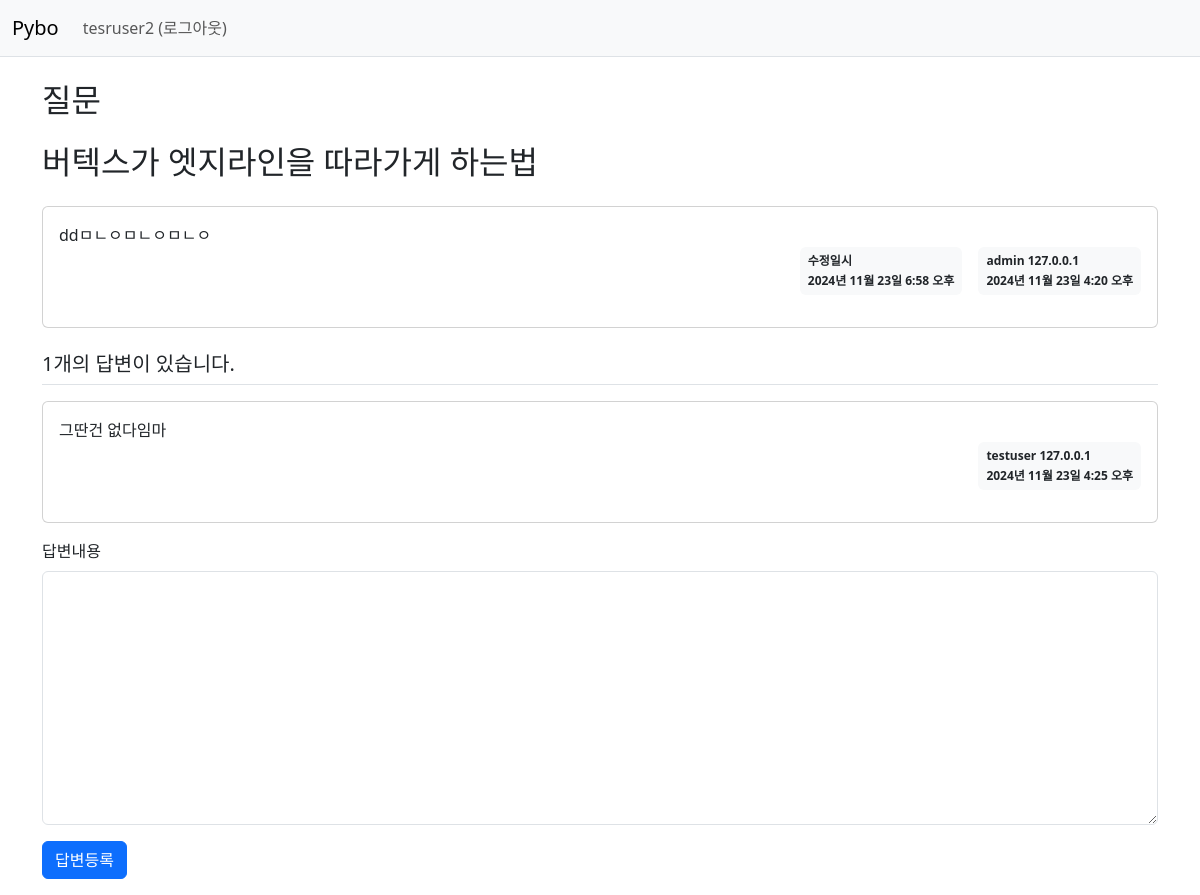
Screenshot of /pybo/308/ (signed in) with the database file from the repository.
### pybo/models.py (models this page shows, shortened)
class Question(models.Model):
    author = models.ForeignKey(User, on_delete=models.CASCADE, default=1)
    subject = models.CharField(max_length=200)
    content = models.TextField()
    ip_address = models.CharField(max_length=20, null=True)
    modify_date = models.DateTimeField(null=True, blank=True)
    create_date = models.DateTimeField()

class Answer(models.Model):
    author = models.ForeignKey(User, on_delete=models.CASCADE, default=1)
    question = models.ForeignKey(Question, on_delete=models.CASCADE)
    content = models.TextField()
    ip_address = models.CharField(max_length=20, null=True)
    modify_date = models.DateTimeField(null=True, blank=True)
    create_date = models.DateTimeField()

### pybo/views/base_views.py (the view)
# urls.py: path('<int:question_id>/', base_views.detail, name='detail'), # detail 함수가 실행됨.
def detail(request, question_id):
    question = Question.objects.get(id=question_id) # 정직하게 오브젝트만 가져옴
    context = {'question' : question}
    if question.ip_address:
        ip_address = question.ip_address.split('.')
        context['ip_address'] = f"{ip_address[0]}.{ip_address[1]}"
    return render(request, 'pybo/question_detail.html', context)

### templates/pybo/question_detail.html (shortened to what this page needs)
{% extends "base.html" %}
{% block content %}
<div class="container my-3">
    <h2 class="border=bottom py-2">질문</h2>
    <h2 class="border=bottom py-2">{{question.subject}} </h2>
    <div class="card my-3">
        <div class='card-body'>
            <div class="card-text" style="white-space: pre-line;">{{question.content}} </div>
            <div class='d-flex justify-content-end'>
                {% if question.modify_date %}
                <div class="badge bg-light text-dark p-2 text-start mx-3">
                    <div class="mb-2">수정일시</div>
                    <div> {{question.modify_date}} </div>
                </div>
                {% endif %}
                <div class='badge bg-light text-dark p-2 text-start'>
                    <div class="mb-2">{{ question.author.username }} {{ question.ip_address }}</div>
                    <div>{{question.create_date}}</div>
                </div>
            </div>
        </div>
    </div>
    <h5 class='border-bottom my-3 py-2'>{{question.answer_set.count}}개의 답변이 있습니다.</h5>
    {% for answer in question.answer_set.all %}
    <div class='card my-3'>
        <div class='card-body'>
            <div class='card-text' style='white-space: pre-line;'>{{answer.content}} </div>
            <div class='d-flex justify-content-end'>
                <div class='badge bg-light text-dark p-2 text-start'>
                    <div class="mb-2">{{ answer.author.username }} {{ answer.ip_address }}</div>
                    <div>{{answer.create_date}}</div>
                </div>
            </div>
        </div>
    </div>
    {% endfor %}
    <form action="{% url 'pybo:answer_create' question_id=question.id %}", method='post', class='my-3'>
        <div class='mb-3'>
            <label for='content' class='form-label'>답변내용</label>
            <textarea {% if not user.is_authenticated %}disabled{% endif %}
            name='content' id='content' class='form-control' rows='10'></textarea>
        </div>
        <input type="submit" value='답변등록' class='btn btn-primary'>
    </form>
</div>
{% endblock %}

### templates/navbar.html (shortened to what this page needs)
<nav class='navbar navbar-expand-lg navbar-light bg-light border-bottom'>
    <div class='container-fluid'>
        <a class='navbar-brand' href="{% url 'pybo:index' %}">Pybo</a>
        <div class="collapse navbar-collapse" id="navbarSupportedContent">
            <ul class='navbar-nav me-auto mb-2 mb-lg-0'>
                <li class='nav-item'>
                    {% if user.is_authenticated %}
                    <a class="nav-link" href="{% url "common:logout" %}">{{ user.username }} (로그아웃)</a>
                    {% else %}
                    <a class="nav-link" href="{% url "common:login" %}">로그인</a>
                    {% endif %}
                </li>
            </ul>
        </div>
    </div>
</nav>

### rows the page displays
Question: subject "버텍스가 엣지라인을 따라가게 하는법", content "ddㅁㄴㅇㅁㄴㅇㅁㄴㅇ", modify_date "2024년 11월 23일 6:58 오후", author.username "admin", ip_address "127.0.0.1", create_date "2024년 11월 23일 4:20 오후", answer_set.count "1"
Answer: content "그딴건 없다임마", author.username "testuser", ip_address "127.0.0.1", create_date "2024년 11월 23일 4:25 오후"

### other values shown
{{ user.username }} "tesruser2"
